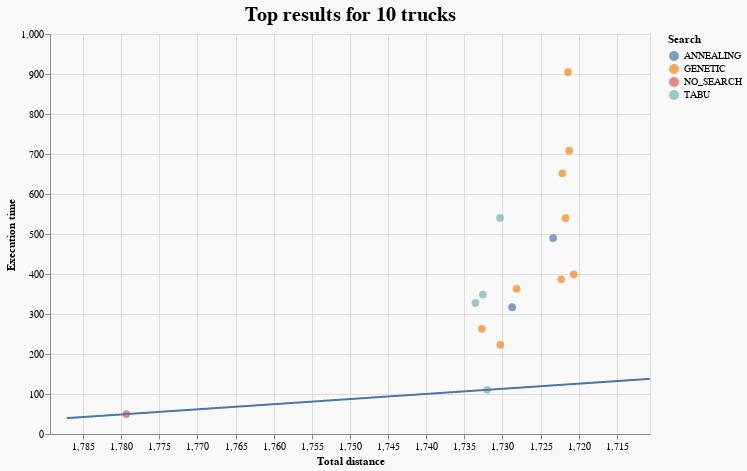

Here is the notebook cell this chart was saved with:
### Code cell
plot_results(top_greedy_10, top_tooltips, title="Top results for 10 trucks").properties(
    width=600, height=400, background="#F9F9F9"
)

### Figure 1 — Vega-Lite specification as saved in the notebook (floating-point values rounded to 4 significant figures; data arrays with more than 128 entries replaced by an {"elided": "..."} marker saying what was removed)
{"config": {"view": {"continuousWidth": 400, "continuousHeight": 300}}, "layer": [{"data": {"name": "data-ec0044188bb4e7c317bd72576e14fb37"}, "mark": {"type": "circle", "size": 60}, "encoding": {"color": {"field": "search", "title": "Search", "type": "nominal"}, "tooltip": [{"field": "heuristic", "title": "Heuristic", "type": "nominal"}, {"field": "search", "title": "Search", "type": "nominal"}, {"field": "base_solution", "title": "Base solution", "type": "nominal"}, {"field": "iterations", "title": "Iterations", "type": "quantitative"}, {"field": "TotalDistance", "title": "Total distance", "type": "quantitative"}, {"field": "execution_time", "title": "Execution time", "type": "quantitative"}, {"field": "population_size", "title": "Population size", "type": "quantitative"}, {"field": "mutation_probability", "title": "Mutation probability", "type": "quantitative"}, {"field": "temp_coef", "title": "Temp coef", "type": "quantitative"}, {"field": "tabu_queue_coef", "title": "Queue coef", "type": "quantitative"}], "x": {"field": "TotalDistance", "scale": {"domain": [1789.0, 1711.0]}, "title": "Total distance", "type": "quantitative"}, "y": {"field": "execution_time", "scale": {"domain": [39.7, 914.8]}, "title": "Execution time", "type": "quantitative"}}, "title": {"text": "Top results for 10 trucks", "anchor": "middle", "fontSize": 20}}, {"data": {"name": "data-6101f7fceb35e1849451beab86f9856b"}, "mark": "line", "encoding": {"x": {"field": "x", "scale": {"domain": [1789.0, 1711.0]}, "type": "quantitative"}, "y": {"field": "y", "type": "quantitative"}}}], "background": "#F9F9F9", "height": 400, "width": 600, "$schema": "https://vega.github.io/schema/vega-lite/v4.17.0.json", "datasets": {"data-ec0044188bb4e7c317bd72576e14fb37": [{"index": 219.0, "Unnamed: 0": 219, "base_solution": "SIMPLE_GREEDY", "heuristic": "ANY_MOVE_EXPORTATION_FIXED2", "search": "GENETIC", "iterations": 400.0, "temp_coef": null, "population_size": 10.0, "mutation_probability": 0.1, "tabu_queue_coef": null, "swap_any_to_generate": null, "TotalDistance": 1721.0, "TotalTime": 12.56, "UnusedTrucksCount": 0, "OrphansCount": 0, "execution_time": 399.3, "TotalFuel": 430.2, "TrucksCount": 10, "Relation": 0.1679}, {"index": 122.0, "Unnamed: 0": 122, "base_solution": "SIMPLE_GREEDY", "heuristic": "ANY_MOVE_EXPORTATION", "search": "GENETIC", "iterations": 400.0, "temp_coef": null, "population_size": 20.0, "mutation_probability": 0.3, "tabu_queue_coef": null, "swap_any_to_generate": null, "TotalDistance": 1721.0, "TotalTime": 12.62, "UnusedTrucksCount": 0, "OrphansCount": 0, "execution_time": 708.6, "TotalFuel": 430.3, "TrucksCount": 10, "Relation": 0.08815}, {"index": 261.0, "Unnamed: 0": 261, "base_solution": "SIMPLE_GREEDY", "heuristic": "ANY_MOVE_EXPORTATION", "search": "GENETIC", "iterations": 400.0, "temp_coef": null, "population_size": 20.0, "mutation_probability": 0.1, "tabu_queue_coef": null, "swap_any_to_generate": null, "TotalDistance": 1721.0, "TotalTime": 12.6, "UnusedTrucksCount": 0, "OrphansCount": 0, "execution_time": 904.8, "TotalFuel": 430.3, "TrucksCount": 10, "Relation": 0.06775}, {"index": 225.0, "Unnamed: 0": 225, "base_solution": "SIMPLE_GREEDY", "heuristic": "ANY_MOVE_EXPORTATION", "search": "GENETIC", "iterations": 400.0, "temp_coef": null, "population_size": 10.0, "mutation_probability": 0.1, "tabu_queue_coef": null, "swap_any_to_generate": null, "TotalDistance": 1722.0, "TotalTime": 12.55, "UnusedTrucksCount": 0, "OrphansCount": 0, "execution_time": 539.9, "TotalFuel": 430.4, "TrucksCount": 10, "Relation": 0.1175}, {"index": 276.0, "Unnamed: 0": 276, "base_solution": "SIMPLE_GREEDY", "heuristic": "ANY_MOVE_EXPORTATION_FIXED2", "search": "GENETIC", "iterations": 400.0, "temp_coef": null, "population_size": 20.0, "mutation_probability": 0.1, "tabu_queue_coef": null, "swap_any_to_generate": null, "TotalDistance": 1722.0, "TotalTime": 12.48, "UnusedTrucksCount": 0, "OrphansCount": 0, "execution_time": 651.6, "TotalFuel": 430.5, "TrucksCount": 10, "Relation": 0.09501}, {"index": 361.0, "Unnamed: 0": 361, "base_solution": "SIMPLE_GREEDY", "heuristic": "ANY_MOVE_EXPORTATION", "search": "GENETIC", "iterations": 400.0, "temp_coef": null, "population_size": 10.0, "mutation_probability": 0.3, "tabu_queue_coef": null, "swap_any_to_generate": null, "TotalDistance": 1722.0, "TotalTime": 12.58, "UnusedTrucksCount": 0, "OrphansCount": 0, "execution_time": 386.9, "TotalFuel": 430.6, "TrucksCount": 10, "Relation": 0.1692}, {"index": 99.0, "Unnamed: 0": 99, "base_solution": "SIMPLE_GREEDY", "heuristic": "ANY_MOVE_EXPORTATION", "search": "ANNEALING", "iterations": 5000.0, "temp_coef": 1e-05, "population_size": null, "mutation_probability": null, "tabu_queue_coef": null, "swap_any_to_generate": null, "TotalDistance": 1723.0, "TotalTime": 12.72, "UnusedTrucksCount": 0, "OrphansCount": 0, "execution_time": 489.9, "TotalFuel": 430.8, "TrucksCount": 10, "Relation": 0.1272}, {"index": 177.0, "Unnamed: 0": 177, "base_solution": "SIMPLE_GREEDY", "heuristic": "ANY_MOVE_EXPORTATION", "search": "GENETIC", "iterations": 200.0, "temp_coef": null, "population_size": 20.0, "mutation_probability": 0.1, "tabu_queue_coef": null, "swap_any_to_generate": null, "TotalDistance": 1728.0, "TotalTime": 12.62, "UnusedTrucksCount": 0, "OrphansCount": 0, "execution_time": 362.9, "TotalFuel": 432.0, "TrucksCount": 10, "Relation": 0.1634}, {"index": 167.0, "Unnamed: 0": 167, "base_solution": "SIMPLE_GREEDY", "heuristic": "ANY_MOVE_EXPORTATION", "search": "ANNEALING", "iterations": 3000.0, "temp_coef": 1e-05, "population_size": null, "mutation_probability": null, "tabu_queue_coef": null, "swap_any_to_generate": null, "TotalDistance": 1729.0, "TotalTime": 12.75, "UnusedTrucksCount": 0, "OrphansCount": 0, "execution_time": 317.0, "TotalFuel": 432.2, "TrucksCount": 10, "Relation": 0.1893}, {"index": 320.0, "Unnamed: 0": 320, "base_solution": "SIMPLE_GREEDY", "heuristic": "ANY_MOVE_EXPORTATION", "search": "GENETIC", "iterations": 200.0, "temp_coef": null, "population_size": 10.0, "mutation_probability": 0.1, "tabu_queue_coef": null, "swap_any_to_generate": null, "TotalDistance": 1730.0, "TotalTime": 12.64, "UnusedTrucksCount": 0, "OrphansCount": 0, "execution_time": 223.3, "TotalFuel": 432.6, "TrucksCount": 10, "Relation": 0.2826}, {"index": 210.0, "Unnamed: 0": 210, "base_solution": "SIMPLE_GREEDY", "heuristic": "ANY_MOVE_EXPORTATION", "search": "TABU", "iterations": 500.0, "temp_coef": null, "population_size": null, "mutation_probability": null, "tabu_queue_coef": 0.3, "swap_any_to_generate": 500.0, "TotalDistance": 1730.0, "TotalTime": 12.63, "UnusedTrucksCount": 0, "OrphansCount": 0, "execution_time": 540.1, "TotalFuel": 432.6, "TrucksCount": 10, "Relation": 0.09996}, {"index": 373.0, "Unnamed: 0": 373, "base_solution": "SIMPLE_GREEDY", "heuristic": "ANY_MOVE_EXPORTATION", "search": "TABU", "iterations": 500.0, "temp_coef": null, "population_size": null, "mutation_probability": null, "tabu_queue_coef": 0.3, "swap_any_to_generate": null, "TotalDistance": 1732.0, "TotalTime": 12.62, "UnusedTrucksCount": 0, "OrphansCount": 0, "execution_time": 110.5, "TotalFuel": 433.0, "TrucksCount": 10, "Relation": 0.7791}, {"index": 121.0, "Unnamed: 0": 121, "base_solution": "SIMPLE_GREEDY", "heuristic": "ANY_MOVE_SWAP", "search": "TABU", "iterations": 500.0, "temp_coef": null, "population_size": null, "mutation_probability": null, "tabu_queue_coef": 0.3, "swap_any_to_generate": 500.0, "TotalDistance": 1733.0, "TotalTime": 12.6, "UnusedTrucksCount": 0, "OrphansCount": 0, "execution_time": 348.7, "TotalFuel": 433.1, "TrucksCount": 10, "Relation": 0.1564}, {"index": 352.0, "Unnamed: 0": 352, "base_solution": "SIMPLE_GREEDY", "heuristic": "ANY_MOVE_EXPORTATION", "search": "GENETIC", "iterations": 200.0, "temp_coef": null, "population_size": 20.0, "mutation_probability": 0.3, "tabu_queue_coef": null, "swap_any_to_generate": null, "TotalDistance": 1733.0, "TotalTime": 12.63, "UnusedTrucksCount": 0, "OrphansCount": 0, "execution_time": 262.9, "TotalFuel": 433.2, "TrucksCount": 10, "Relation": 0.2187}, {"index": 337.0, "Unnamed: 0": 337, "base_solution": "SIMPLE_GREEDY", "heuristic": "ANY_MOVE_EXPORTATION_FIXED2", "search": "TABU", "iterations": 500.0, "temp_coef": null, "population_size": null, "mutation_probability": null, "tabu_queue_coef": 0.3, "swap_any_to_generate": 500.0, "TotalDistance": 1734.0, "TotalTime": 12.62, "UnusedTrucksCount": 0, "OrphansCount": 0, "execution_time": 327.8, "TotalFuel": 433.4, "TrucksCount": 10, "Relation": 0.1647}, {"index": null, "Unnamed: 0": 309, "base_solution": "SIMPLE_GREEDY", "heuristic": null, "search": "NO_SEARCH", "iterations": null, "temp_coef": null, "population_size": null, "mutation_probability": null, "tabu_queue_coef": null, "swap_any_to_generate": null, "TotalDistance": 1779.0, "TotalTime": 13.23, "UnusedTrucksCount": 0, "OrphansCount": 0, "execution_time": 49.7, "TotalFuel": 444.8, "TrucksCount": 10, "Relation": 0.0}], "data-6101f7fceb35e1849451beab86f9856b": {"elided": "982 records"}}}
